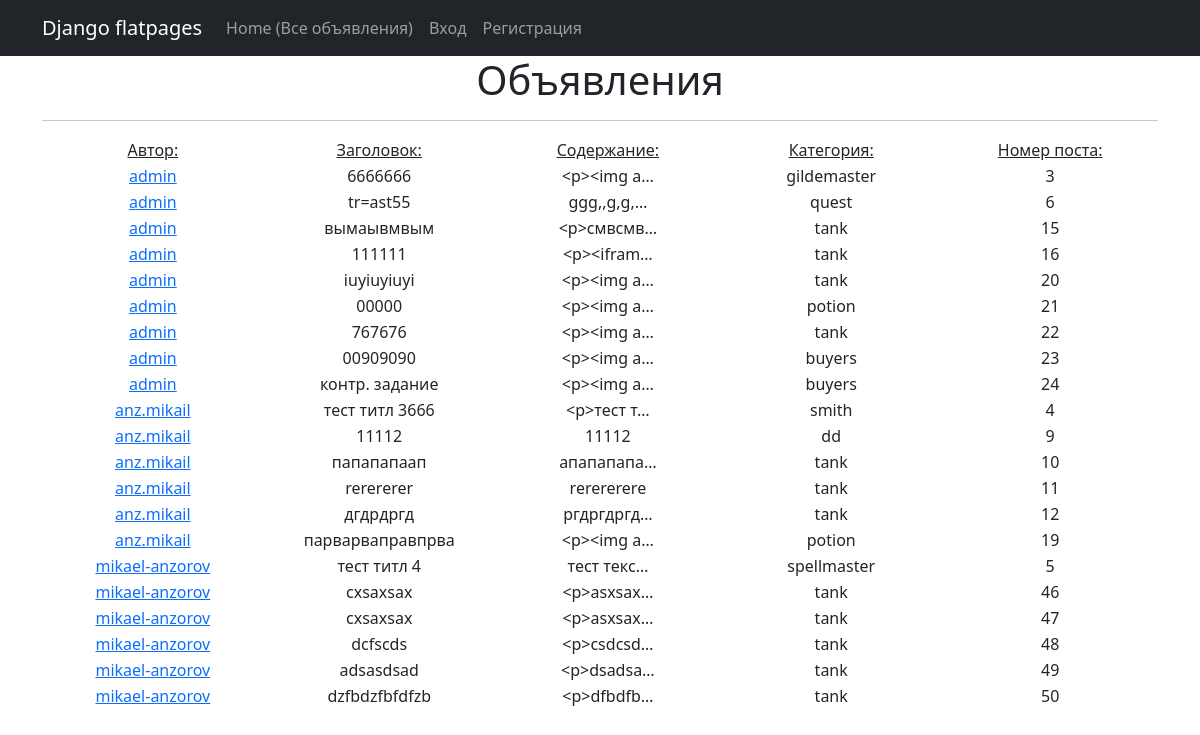
Page /post/ on the committed database.
### app_01/models.py (models this page shows, shortened)
class Post(models.Model):
    TYPE = (
        ('tank', 'Танки'),
        ('heal', 'Хилы'),
        ('dd', 'ДД'),
        ('buyers', 'Торговцы'),
        ('gildemaster', 'Гилдмастеры'),
        ('quest', 'Квестгиверы'),
        ('smith', 'Кузнецы'),
        ('tanner', 'Кожевники'),
        ('potion', 'Зельевары'),
        ('spellmaster', 'Мастер заклинаний'),
    )
    author = models.ForeignKey(User, on_delete=models.CASCADE)
    title = models.CharField(max_length=20)
    text = RichTextUploadingField(null=True, config_name='default',)
    category = models.CharField(max_length=20, choices=TYPE, default='tank')

### app_01/views.py (the view)
# urls.py: path('post/', PostList.as_view(), name='post'),
class PostList(ListView):
    model = Post
    ordering = 'author'
    template_name = 'post.html'
    context_object_name = 'post'

### templates/post.html (shortened to what this page needs)
{% extends 'flatpages/default.html' %}
{% block content %}
<h1>Объявления</h1>
   <hr>
   {% if post %}
    <table style="margin-left: 1px; margin-rith: ;">
        <tr>
               <td style="width: 200px"><u>Автор:</u></td>
               <td style="width: 200px"><u>Заголовок:</u></td>
               <td style="width: 200px"><u>Содержание:</u></td>
               <td style="width: 200px"><u>Категория:</u></td>
               <td style="width: 200px"><u>Номер поста:</u></td>
           </tr>
           {% for new in post %}
           <tr>
               <td style="width: 250px"><a href={% url 'post_id' new.id%} >{{new.author}}</a></td>
               <td style="width: 250px">{{new.title}}</td>
               <td style="width: 250px">{{new.text|truncatechars:10}}</td>
               <td style="width: 250px">{{new.category}}</td>
               <td style="width: 250px">{{new.id}}</td>
           </tr>
           {% endfor %}
    </table>
   {% else %}
       <h2>Публикаций нет!</h2>
   {% endif %}
{% endblock content %}

### rows in the picture
Post: author "admin", title "6666666", text "<p><img a…", category "gildemaster", id "3"
Post: author "admin", title "tr=ast55", text "ggg,,g,g,…", category "quest", id "6"
Post: author "admin", title "вымаывмвым", text "<p>смвсмв…", category "tank", id "15"
Post: author "admin", title "111111", text "<p><ifram…", category "tank", id "16"
Post: author "admin", title "iuyiuyiuyi", text "<p><img a…", category "tank", id "20"
Post: author "admin", title "00000", text "<p><img a…", category "potion", id "21"
Post: author "admin", title "767676", text "<p><img a…", category "tank", id "22"
Post: author "admin", title "00909090", text "<p><img a…", category "buyers", id "23"
Post: author "admin", title "контр. задание", text "<p><img a…", category "buyers", id "24"
Post: author "anz.mikail", title "тест титл 3666", text "<p>тест т…", category "smith", id "4"
Post: author "anz.mikail", title "11112", text "11112", category "dd", id "9"
Post: author "anz.mikail", title "папапапаап", text "апапапапа…", category "tank", id "10"
Post: author "anz.mikail", title "rerererer", text "rerererere", category "tank", id "11"
Post: author "anz.mikail", title "дгдрдргд", text "ргдргдргд…", category "tank", id "12"
Post: author "anz.mikail", title "парварваправпрва", text "<p><img a…", category "potion", id "19"
Post: author "mikael-anzorov", title "тест титл 4", text "тест текс…", category "spellmaster", id "5"
Post: author "mikael-anzorov", title "cxsaxsax", text "<p>asxsax…", category "tank", id "46"
Post: author "mikael-anzorov", title "cxsaxsax", text "<p>asxsax…", category "tank", id "47"
Post: author "mikael-anzorov", title "dcfscds", text "<p>csdcsd…", category "tank", id "48"
Post: author "mikael-anzorov", title "adsasdsad", text "<p>dsadsa…", category "tank", id "49"
Post: author "mikael-anzorov", title "dzfbdzfbfdfzb", text "<p>dfbdfb…", category "tank", id "50"
